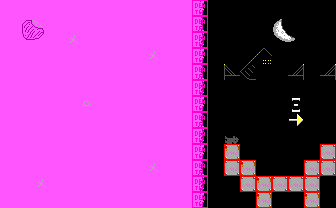

Rendered tile map (Tiled .tmx) drawn with the repository's tilesets; below, a short description and the full map source, tile grids included:
An orthogonal 21x13 tile map with 16x16 px tiles, 2 tile layers (bg, col), 2 tilesets and 2 objects (text, fireball).

<map version="1.5" tiledversion="1.5.0" orientation="orthogonal" renderorder="right-down" width="21" height="13" tilewidth="16" tileheight="16" infinite="0" nextlayerid="4" nextobjectid="18">
 <tileset firstgid="1" source="tileset.tsx" />
 <tileset firstgid="241" source="obj.tsx" />
 <layer id="1" name="bg" width="21" height="13">
  <data encoding="csv">
198,198,198,198,198,198,198,198,198,198,198,198,195,158,18,20,20,20,20,20,20,
198,218,219,198,198,198,198,198,198,198,198,198,215,158,18,18,18,19,20,18,18,
198,238,239,198,199,198,198,198,198,198,198,198,235,158,18,18,18,39,40,18,18,
198,198,198,198,198,198,198,198,198,199,198,198,195,158,18,118,119,18,18,18,20,
198,198,198,198,198,198,198,198,198,198,198,198,215,158,59,138,18,18,58,18,58,
198,198,198,198,198,198,198,198,198,198,198,198,235,18,20,18,18,18,18,20,20,
198,198,198,198,198,220,198,198,198,198,198,198,195,18,18,18,18,20,201,20,20,
198,198,198,198,198,198,198,198,198,198,198,198,215,18,18,18,18,18,181,20,20,
198,198,198,198,198,198,198,198,198,198,198,198,235,18,180,18,18,18,18,20,20,
198,198,198,198,198,198,198,198,198,198,198,198,195,57,100,57,57,18,57,57,80,
198,198,198,198,198,198,198,198,198,199,198,198,215,57,80,100,18,18,18,80,80,
198,198,199,198,198,198,198,198,198,198,198,198,235,57,57,80,100,80,80,80,18,
198,198,198,198,198,198,198,198,198,198,198,198,195,158,18,57,100,57,20,100,57
</data>
 </layer>
 <layer id="2" name="col" width="21" height="13">
  <data encoding="csv">
241,241,241,241,241,241,241,241,241,241,241,241,244,241,241,241,241,241,241,241,241,
241,241,241,241,0,0,0,241,0,0,241,0,244,241,241,241,241,241,241,241,241,
241,241,241,241,241,0,0,241,0,0,241,241,244,241,241,241,241,241,241,241,241,
241,241,241,241,241,0,241,241,241,241,241,241,244,241,241,241,241,241,241,241,241,
241,241,241,241,241,241,241,241,241,0,241,241,244,241,241,241,241,241,241,241,241,
241,241,241,241,241,241,241,241,241,241,241,241,244,241,241,241,241,241,241,241,241,
241,241,241,241,241,241,241,241,241,241,241,241,244,241,241,241,241,241,241,241,241,
241,241,241,241,241,241,241,241,241,241,241,241,244,241,241,241,241,241,241,241,241,
241,241,241,241,241,241,241,241,241,241,241,241,244,241,241,241,241,241,241,241,241,
241,241,241,241,241,241,241,241,241,241,241,241,244,241,242,241,241,241,241,241,242,
241,241,241,241,241,241,241,241,241,241,241,241,244,241,242,242,241,241,241,242,242,
241,241,241,241,241,241,241,241,241,241,241,241,244,241,241,242,242,242,242,242,241,
241,241,241,241,241,241,241,241,241,241,241,241,244,241,241,241,242,241,241,242,241
</data>
 </layer>
 <objectgroup id="3" name="obj">
  <properties>
   <property name="string_id" type="int" value="1" />
  </properties>
  <object id="16" name="WorldBrokenText" type="text" x="50.917" y="82.0832" width="87.166" height="30.5001">
   <properties>
    <property name="string_id" type="int" value="12" />
   </properties>
  </object>
  <object id="17" name="FireballEnemy" type="fireball" x="206.833" y="147" width="18.6667" height="27.333" />
 </objectgroup>
</map>
